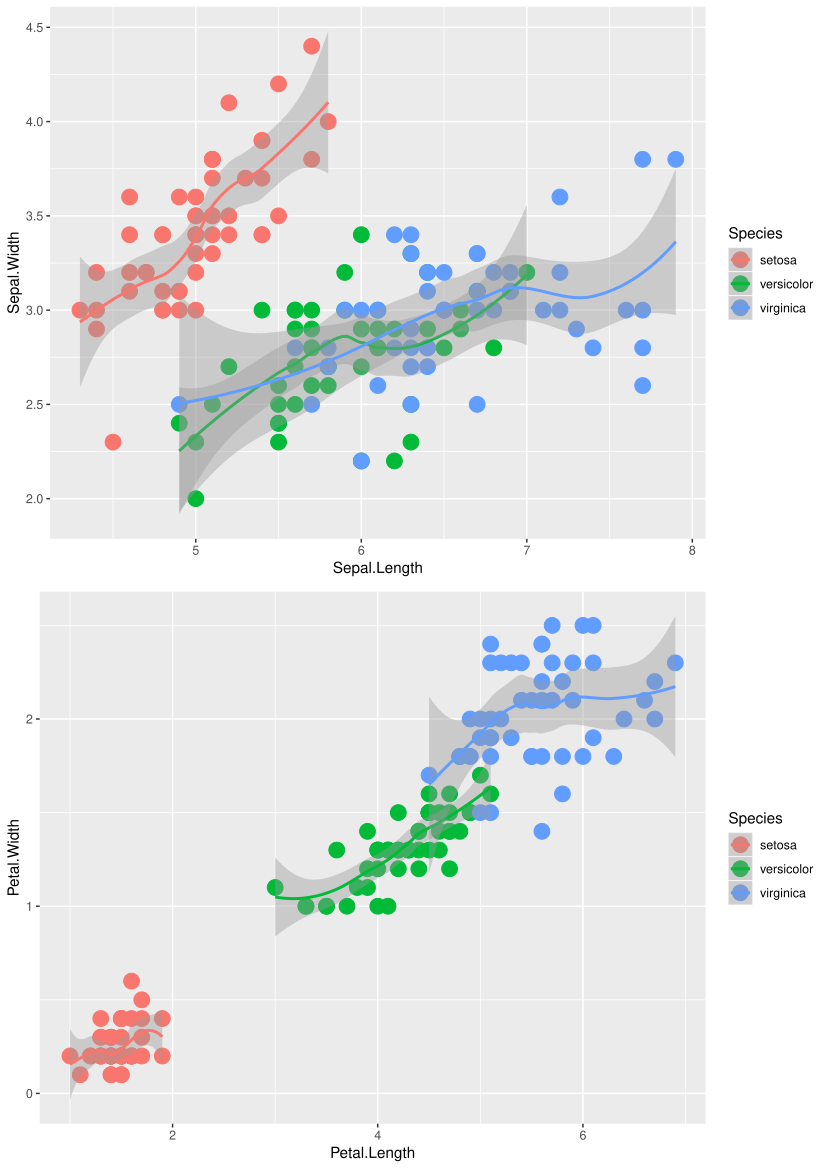

The script that drew this image:
# install.packages("ggplot2")
# install.packages("gridExtra")

library(ggplot2)
library(gridExtra)


sepal.trends <- ggplot(data=iris, aes(x = Sepal.Length, y = Sepal.Width, color=Species)) +
  geom_point(size=5) + stat_smooth(method="loess")

petal.trends <- ggplot(data=iris, aes(x = Petal.Length, y = Petal.Width, color=Species)) +
  geom_point(size=5) + stat_smooth(method="loess")

grid.arrange(sepal.trends, petal.trends, nrow=2)
